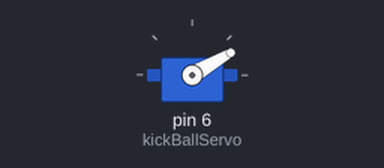
The sketch below on a simulated Arduino Uno, built with avr-gcc and run on an emulated ATmega328P. On the bench: servo.

Above: at 0.05 s.
At 0.15 s:
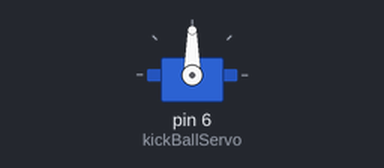
At 0.25 s:
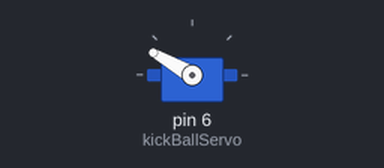
Timing chart, 0 to 3.0 s (numbered marks = the images above):
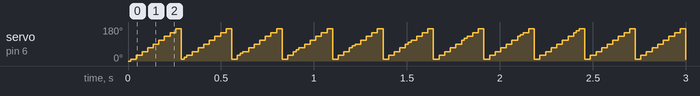

Measured:
- by itself, servo on pin 6 (kickBallServo): ramps from 10° to 170° and jumps back, once every 0.27 s

The sketch:

servo.ino
```cpp
#include <Servo.h>
Servo kickBallServo;
int pos = 0;
void setup() {
  // put your setup code here, to run once:
  kickBallServo.attach(6);


}

void loop() {
  // put your main code here, to run repeatedly:
  for (pos = 0; pos < 180; pos += 10)
  { // 每次步进一度
    kickBallServo.write(pos);
    delay(15);
  }

}
```
